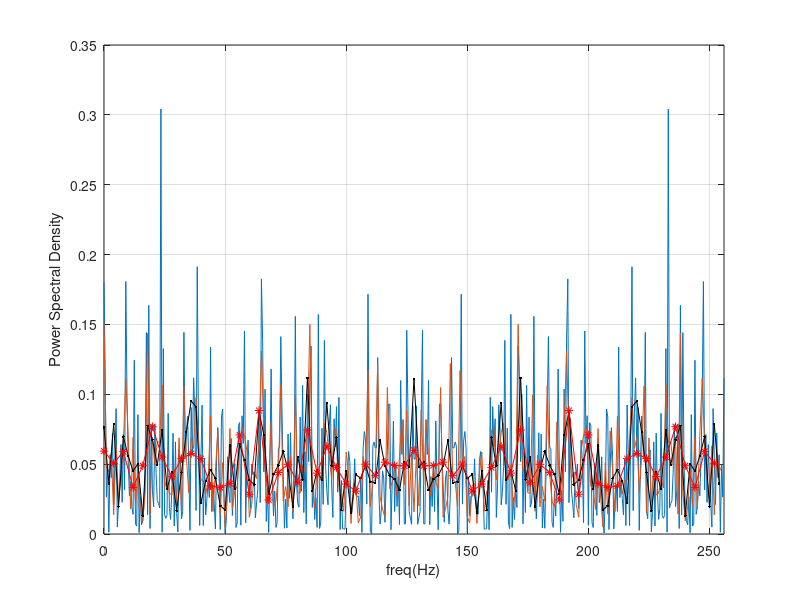

MATLAB code for this plot:
%PSD estimates of random noise

fs = 2^8; %sampling frequency in Hz
sig = 6; %std of normal (white) noise with zero mean

dt = 1/fs; 
Ttot = 2; %total measurement time
N = Ttot*fs; %(number of points

%noise time series
t = (0:1/fs:Ttot); %time in seconds
n = sqrt(sig)*randn(size(t));

%one fft
Sh = (2/(fs*N))*abs(fft(n)).^2;
f = (0:1/Ttot:fs);
z1 = std(Sh)

%two ffts
f2 = (0:2/Ttot:fs-1);
Sh2 = 0*f2;
for jj=1:2
    ix = ((jj-1)*N/2+1:jj*N/2);
    s = (4/(fs*N))*abs(fft(n(ix))).^2;
    Sh2 = Sh2 + s;
end
Sh2 = Sh2/2;
z2 = std(Sh2)

%four ffts
f4 = (0:4/Ttot:fs-1);
Sh4 = 0*f4;
for jj=1:4
    ix = ((jj-1)*N/4+1:jj*N/4);
    s = (8/(fs*N))*abs(fft(n(ix))).^2;
    Sh4 = Sh4 + s;
end
Sh4 = Sh4/4;
z4 = std(Sh4)

%eight ffts
f8 = (0:8/Ttot:fs-1);
Sh8 = 0*f8;
for jj=1:8
    ix = ((jj-1)*N/8+1:jj*N/8);
    s = (16/(fs*N))*abs(fft(n(ix))).^2;
    Sh8 = Sh8 + s;
end
Sh8 = Sh8/8;
z8 = std(Sh8)


figure(1)
plot(f, Sh, f2, Sh2, f4, Sh4,'k.-', f8, Sh8,'r*-')
## legend(['std = ' num2str(z1,2)],...
##     ['std = ' num2str(z2,2)],...
##     ['std = ' num2str(z4,2)],...
##     ['std = ' num2str(z8,2)],fontsize=14)
xlim([0, fs])
xlabel('freq(Hz)')
ylabel('Power Spectral Density')
grid on
shg
